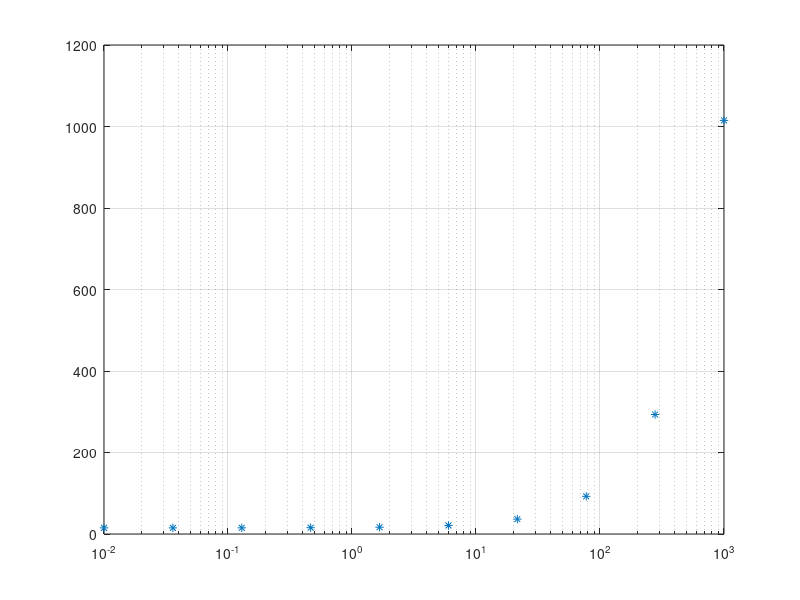

This chart was generated by the following MATLAB code:
x = logspace(-2,3,10);
% create a set of x- coordinates
y = 15 + x;
% create a set of y- coordinates
semilogx(x,y,'*','MarkerFaceColor',[0 0.447 0.741])
% specify the line style as '*'. Specify the marker fill color as the RGB triplet [0 0.447 0.741]
grid on
% show the grid lines
